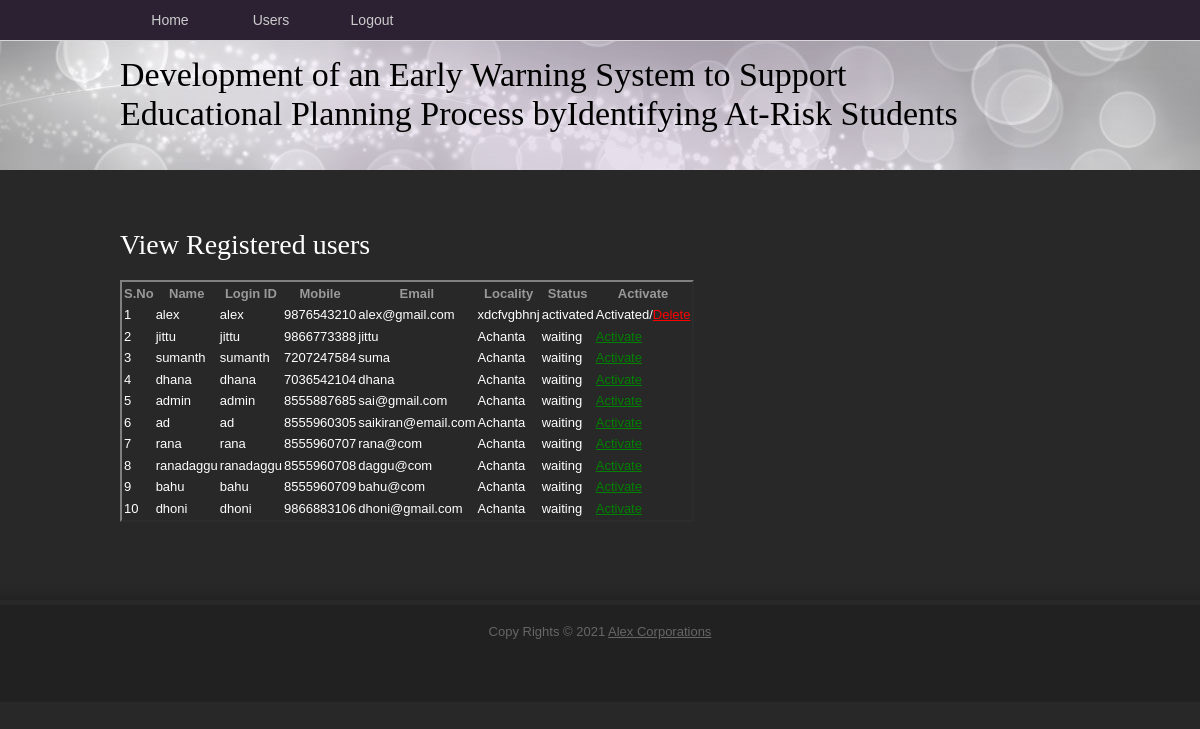
Page /ViewRegisteredUsers/ on the committed database.
### users/models.py (models this page shows, shortened)
class UserRegistrationModel(models.Model):
    name = models.CharField(max_length=100)
    loginid = models.CharField(unique=True, max_length=100)
    password = models.CharField(max_length=100)
    mobile = models.CharField(unique=True, max_length=100)
    email = models.CharField(unique=True, max_length=100)
    locality = models.CharField(max_length=100)
    address = models.CharField(max_length=1000)
    city = models.CharField(max_length=100)
    state = models.CharField(max_length=100)
    status = models.CharField(max_length=100)
    class Meta:
        db_table = 'UserRegistrations'

### admins/views.py (the view)
# urls.py: path("ViewRegisteredUsers/", admins.ViewRegisteredUsers, name="ViewRegisteredUsers"),
def ViewRegisteredUsers(request):
    data = UserRegistrationModel.objects.all()
    return render(request, 'admins/RegisteredUsers.html', {'data': data})

### assets/templates/admins/RegisteredUsers.html (shortened to what this page needs)
{%extends 'admins/adminbase.html'%}
{%block contents%}
<div id="tooplate_main">
		<h2>View Registered users</h2>
						<p>
 <table border="2px" class="table table-hover table-dark" >
                    <thead>
                    <tr class="table-danger">
                        <th scope="col">S.No</th>
                        <th scope="col">Name</th>
                        <th scope="col">Login ID</th>
                        <th scope="col">Mobile</th>
                        <th scope="col">Email</th>
                        <th scope="col">Locality</th>
                        <th scope="col">Status</th>
                        <th scope="col">Activate</th>
                    </tr>
                    </thead>
                    <tbody>
                    {% for i in data %}
                    <tr scope="row" style="color: WHITE;">
                        <td>{{forloop.counter}}</td>
                        <td>{{i.name}}</td>
                        <td>{{i.loginid}}</td>
                        <td>{{i.mobile}}</td>
                        <td>{{i.email}}</td>
                        <td>{{i.locality}}</td>
                        <td>{{i.status}}</td>
                        {% if i.status == 'waiting' %}
                        <td><a class="btn-link" href="/AdminActivaUsers/?uid={{ i.id }}"
                               style="color:GREEN">Activate</a></td>
                        {% else %}
                        <td> Activated/<a class="btn-link" href="/DeleteUsers/?uid={{ i.id }}"
                               style="color:RED">Delete</a></td>
                        {% endif %}
                    </tr>
                    {% endfor %}
                    </tbody>
                </table>
			<div class="cleaner h40"></div>
    </div>
{%endblock%}

### assets/templates/admins/adminbase.html (shortened to what this page needs)
{%load static%}
<!DOCTYPE html PUBLIC "-//W3C//DTD XHTML 1.0 Transitional//EN" "http://www.w3.org/TR/xhtml1/DTD/xhtml1-transitional.dtd">
<html xmlns="http://www.w3.org/1999/xhtml">
<head>
    <link href="{%static 'css/tooplate_style.css'%}" rel="stylesheet" type="text/css"/>
    <link rel="stylesheet" type="text/css" href="{%static 'css/ddsmoothmenu.css'%}"/>
    <link href="{%static 'css_pirobox/white/style.css'%}" media="screen" title="shadow" rel="stylesheet"
          type="text/css"/>
</head>
<body id="sub_page">
<div id="tooplate_wrapper_sp">
    <div id="tooplate_header_sp">
        <div id="tooplate_menu" class="ddsmoothmenu">
            <ul>
                <li><a href="{%url 'AdminHome'%}">Home</a></li>
                <li><a href="{%url 'ViewRegisteredUsers'%}">Users</a></li>
                <li><a href="{%url 'logout'%}">Logout</a></li>
            </ul>
            <br style="clear: left"/>
        </div>
        <div id="#">
            <br/>
            <h1>
                <span style="color:black">Development of an Early Warning System to Support <br/><br/>Educational Planning Process byIdentifying At-Risk Students</span>
            </h1>
        </div>
    </div>
    {%block contents%}
    {%endblock%}
</div>
<div id="tooplate_footer_wrapper">
    <div id="tooplate_footer">
        Copy Rights © 2021 <a href="#">Alex Corporations</a>
    </div>
</div>
</body>
</html>

### assets/static/css/tooplate_style.css (style rules this page uses)
body { margin: 0; padding: 0; color: #999; font-family: Tahoma, Geneva, sans-serif; font-size: 13px; line-height: 1.5em; background-color: #282828; background-position: top; background-repeat: repeat-x }
#sub_page { background-image: url(../images/tooplate_body_sp.png); }
a, a:link, a:visited { color: #ffffff; font-weight: normal; ; }
p { margin: 0 0 10px 0; padding: 0; }
h1, h2, h3, h4, h5, h6 { color: #fff; font-weight: normal; font-family: Georgia, "Times New Roman", Times, serif }
h1 { font-size: 34px; margin: 0 0 30px; padding: 5px 0 }
h2 { font-size: 28px; margin: 0 0 20px; padding: 5px 0; }
.cleaner { clear: both }
.h40 { height: 40px }
#tooplate_wrapper_sp { width: 100%; background: url(../images/tooplate_header_sp.jpg) center top no-repeat }
#tooplate_header_sp { padding: 0 10px; width: 960px; height: 170px; margin: 0 auto; background: url(../images/tooplate_header_sp.jpg) center top no-repeat; }
#tooplate_menu { width: 960px; height: 40px; }
#tooplate_main { clear: both; width: 960px; padding: 60px 0 20px; margin: 0 auto; }
#tooplate_footer_wrapper { clear: both; width: 100%; background: #212121 url(../images/tooplate_footer.png) top repeat-x }
#tooplate_footer { clear: both; width: 960px; padding: 40px 10px 60px; margin: 0 auto; color: #666; text-align: center; }
#tooplate_footer a { color: #666 }

### assets/static/css/ddsmoothmenu.css (style rules this page uses)
.ddsmoothmenu ul { z-index:100; margin: 0; padding: 0; list-style-type: none; }
.ddsmoothmenu ul li { position: relative; display: inline; float: left; }
.ddsmoothmenu ul li a { display: block; position: relative; width: 100px; height: 40px; line-height: 40px; margin: 0 1px 0 0; font-size: 14px; color: #ccc; text-align: center; text-decoration: none; font-weight: 400; outline: none; border: none; }

### assets/static/css_pirobox/white/style.css (style rules this page uses)
.pirobox_content table,tbody,tr,th,td { margin:0;padding:0;border:none; }

### rows in the picture
UserRegistrationModel: name "alex", loginid "alex", mobile "9876543210", email "alex@gmail.com", locality "xdcfvgbhnj", status "activated"
UserRegistrationModel: name "jittu", loginid "jittu", mobile "9866773388", email "jittu", locality "Achanta", status "waiting"
UserRegistrationModel: name "sumanth", loginid "sumanth", mobile "7207247584", email "suma", locality "Achanta", status "waiting"
UserRegistrationModel: name "dhana", loginid "dhana", mobile "7036542104", email "dhana", locality "Achanta", status "waiting"
UserRegistrationModel: name "admin", loginid "admin", mobile "8555887685", email "sai@gmail.com", locality "Achanta", status "waiting"
UserRegistrationModel: name "ad", loginid "ad", mobile "8555960305", email "saikiran@email.com", locality "Achanta", status "waiting"
UserRegistrationModel: name "rana", loginid "rana", mobile "8555960707", email "rana@com", locality "Achanta", status "waiting"
UserRegistrationModel: name "ranadaggu", loginid "ranadaggu", mobile "8555960708", email "daggu@com", locality "Achanta", status "waiting"
UserRegistrationModel: name "bahu", loginid "bahu", mobile "8555960709", email "bahu@com", locality "Achanta", status "waiting"
UserRegistrationModel: name "dhoni", loginid "dhoni", mobile "9866883106", email "dhoni@gmail.com", locality "Achanta", status "waiting"
